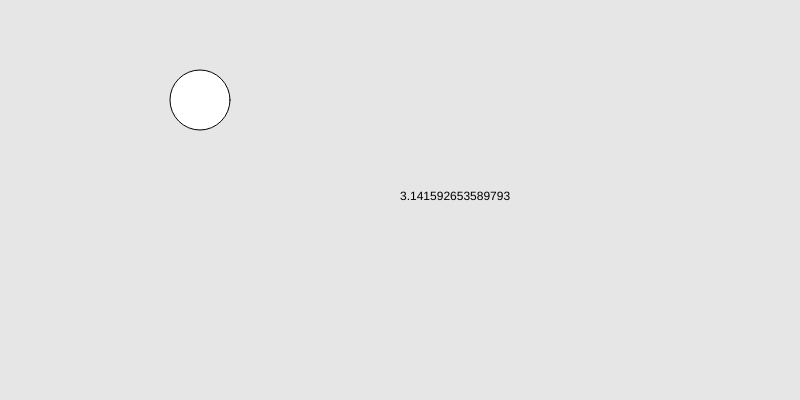
Frame 1 (no input)
Frame 60 (no input): identical to frame 1, image omitted
Frame 120 (the mouse pressed at the canvas centre since frame 60): identical to frame 1, image omitted

The p5.js sketch that drew this single still picture (run headless with seeded random() and noise() and a simulated clock; from frame 60 on, the mouse is pressed at the canvas centre):

// p5.js sketch
// ── sketch.js
function setup() {
	createCanvas(800,400);
	background(230);

	// CONSTANT VARS are defined before the sketch runs
	// These include, variabls such as...
	text(PI, width * 0.5, height * 0.5);

	// p5, sets "environment variables"
	// In this case, width=>"equals the canvas width"
	// height=>"The canvas height"
	translate( width * 0.25, height * 0.25  );
	ellipse(0,0,60,60);

}

function draw() {

}
